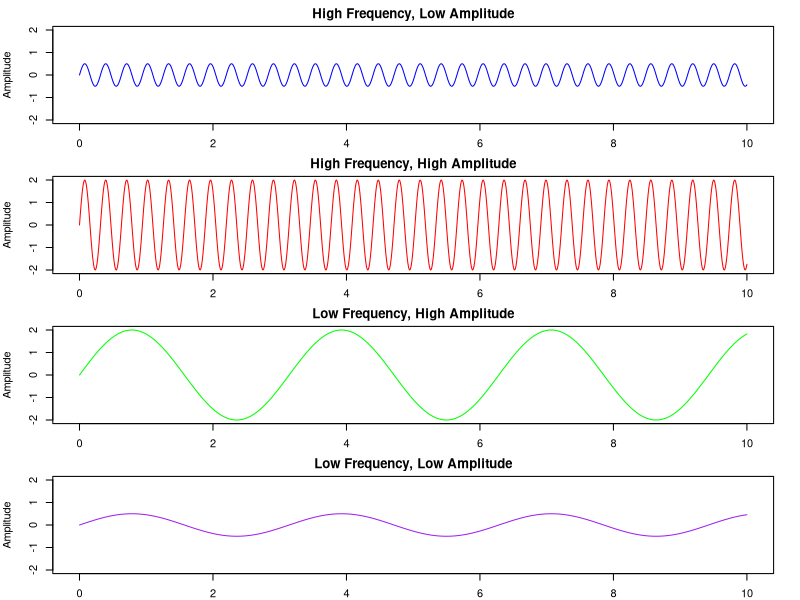

R code for this plot:
# Set the parameters
time <- seq(0, 10, by = 0.01)  # Time vector from 0 to 10 with a step of 0.01

# 1. High Frequency, Low Amplitude Wave
high_freq_low_amp <- 0.5 * sin(20 * time)

# 2. High Frequency, High Amplitude Wave
high_freq_high_amp <- 2 * sin(20 * time)

# 3. Low Frequency, High Amplitude Wave
low_freq_high_amp <- 2 * sin(2 * time)

# 4. Low Frequency, Low Amplitude Wave
low_freq_low_amp <- 0.5 * sin(2 * time)

# Define the common y-axis limits
y_limits <- c(-2, 2)

# Open a PNG device
png("/Users/melissahansen/Downloads/PSY252/wave_plots.png", width = 800, height = 1200)

# Plot the waves with the same y-axis
par(mfrow = c(4, 1), mar = c(2, 4, 2, 2))  # Set up a 4x1 grid for the plots

# Plot High Frequency, Low Amplitude Wave
plot(time, high_freq_low_amp, type = "l", col = "blue", ylab = "Amplitude", main = "High Frequency, Low Amplitude", ylim = y_limits)

# Plot High Frequency, High Amplitude Wave
plot(time, high_freq_high_amp, type = "l", col = "red", ylab = "Amplitude", main = "High Frequency, High Amplitude", ylim = y_limits)

# Plot Low Frequency, High Amplitude Wave
plot(time, low_freq_high_amp, type = "l", col = "green", ylab = "Amplitude", main = "Low Frequency, High Amplitude", ylim = y_limits)

# Plot Low Frequency, Low Amplitude Wave
plot(time, low_freq_low_amp, type = "l", col = "purple", ylab = "Amplitude", main = "Low Frequency, Low Amplitude", ylim = y_limits)

# Reset the plot layout
par(mfrow = c(1, 1))

# Close the PNG device
dev.off()

